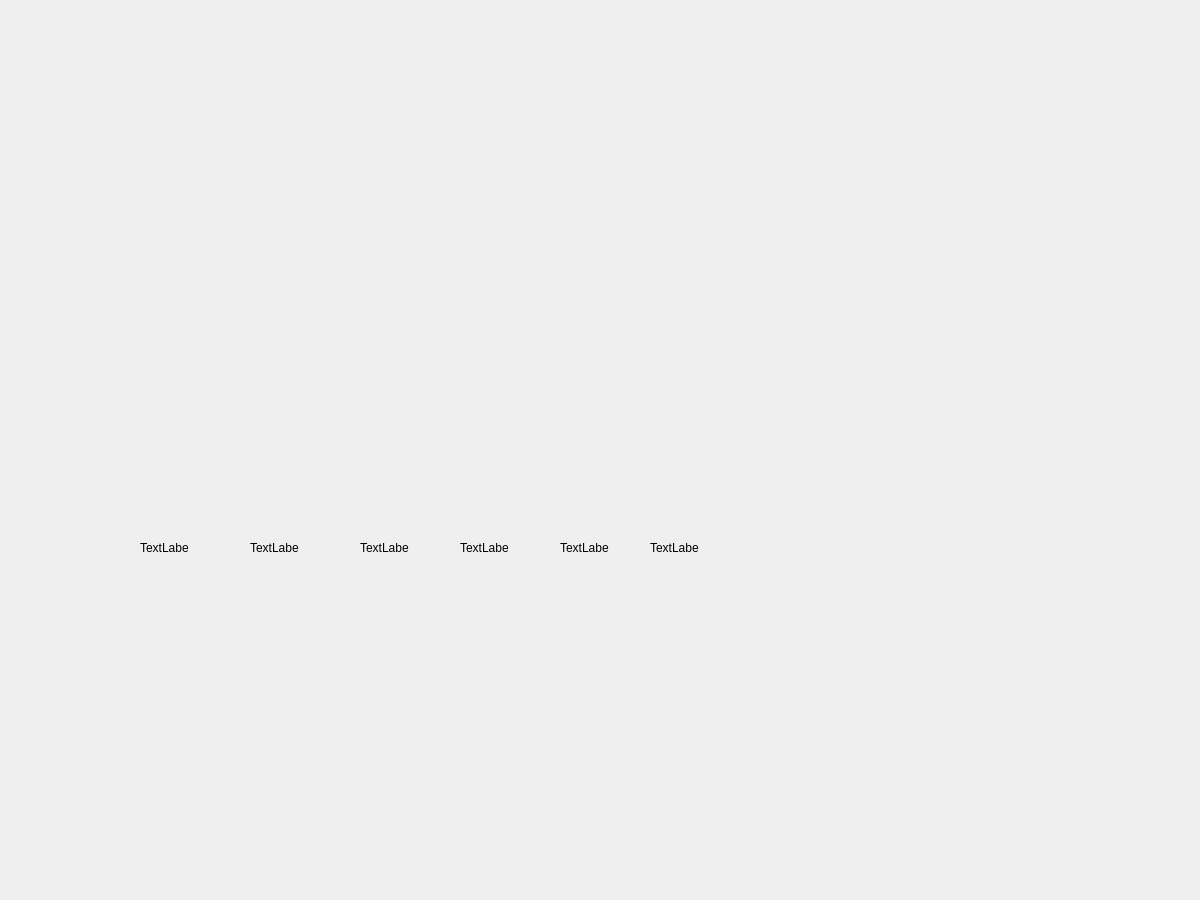
<?xml version="1.0" encoding="UTF-8"?>
<ui version="4.0">
 <class>MainWindow</class>
 <widget class="QMainWindow" name="MainWindow">
  <property name="geometry">
   <rect>
    <x>0</x>
    <y>0</y>
    <width>1200</width>
    <height>900</height>
   </rect>
  </property>
  <property name="minimumSize">
   <size>
    <width>1200</width>
    <height>900</height>
   </size>
  </property>
  <property name="maximumSize">
   <size>
    <width>1200</width>
    <height>900</height>
   </size>
  </property>
  <property name="windowTitle">
   <string>MainWindow</string>
  </property>
  <widget class="QWidget" name="centralwidget">
   <widget class="QLabel" name="label">
    <property name="geometry">
     <rect>
      <x>140</x>
      <y>540</y>
      <width>49</width>
      <height>16</height>
     </rect>
    </property>
    <property name="text">
     <string>TextLabel</string>
    </property>
   </widget>
   <widget class="QLabel" name="label_2">
    <property name="geometry">
     <rect>
      <x>250</x>
      <y>540</y>
      <width>49</width>
      <height>16</height>
     </rect>
    </property>
    <property name="text">
     <string>TextLabel</string>
    </property>
   </widget>
   <widget class="QLabel" name="label_3">
    <property name="geometry">
     <rect>
      <x>360</x>
      <y>540</y>
      <width>49</width>
      <height>16</height>
     </rect>
    </property>
    <property name="text">
     <string>TextLabel</string>
    </property>
   </widget>
   <widget class="QLabel" name="label_4">
    <property name="geometry">
     <rect>
      <x>460</x>
      <y>540</y>
      <width>49</width>
      <height>16</height>
     </rect>
    </property>
    <property name="text">
     <string>TextLabel</string>
    </property>
   </widget>
   <widget class="QLabel" name="label_5">
    <property name="geometry">
     <rect>
      <x>560</x>
      <y>540</y>
      <width>49</width>
      <height>16</height>
     </rect>
    </property>
    <property name="text">
     <string>TextLabel</string>
    </property>
   </widget>
   <widget class="QLabel" name="label_6">
    <property name="geometry">
     <rect>
      <x>650</x>
      <y>540</y>
      <width>49</width>
      <height>16</height>
     </rect>
    </property>
    <property name="text">
     <string>TextLabel</string>
    </property>
   </widget>
  </widget>
 </widget>
 <resources/>
 <connections/>
</ui>
